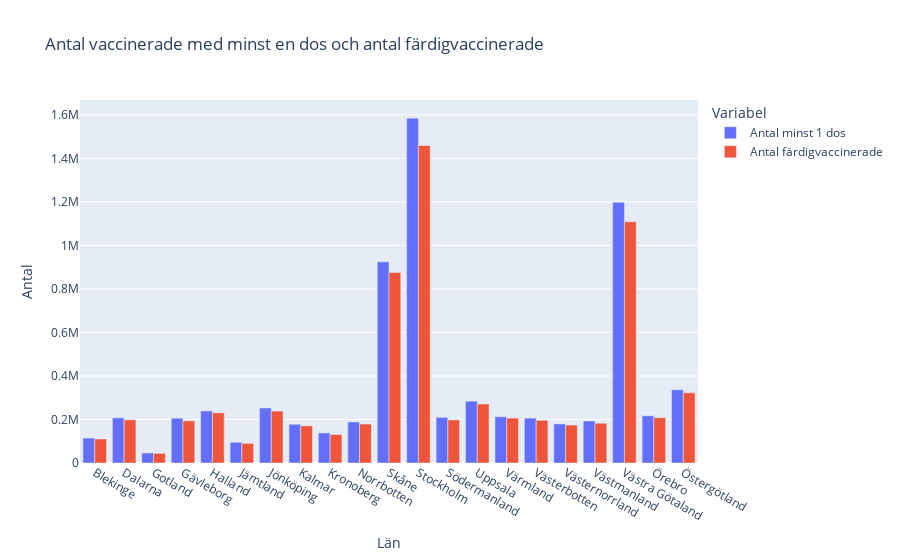

The code cell stored with this chart in its notebook:
### Markdown cell above
### f) Bar chart for number of people vaccinated with at least one dose and fully vaccinated people (one plot)

### Code cell
plot7 = create_plotly_barfig("Antal minst 1 dos", "Antal vaccinerade med minst en dos och antal färdigvaccinerade", "Antal färdigvaccinerade")
plot7.show()

### Figure 1 — Plotly figure (JSON) as saved in the notebook; plotly's stock layout.template omitted (floating-point values rounded to 4 significant figures)
{"data": [{"alignmentgroup": "True", "hovertemplate": "Variabel=Antal minst 1 dos<br>Län=%{x}<br>Antal vaccinerade=%{y}<extra></extra>", "legendgroup": "Antal minst 1 dos", "marker": {"color": "#636efa", "pattern": {"shape": ""}}, "name": "Antal minst 1 dos", "offsetgroup": "Antal minst 1 dos", "orientation": "v", "showlegend": true, "textposition": "auto", "type": "bar", "x": ["Blekinge", "Dalarna", "Gotland", "Gävleborg", "Halland", "Jämtland", "Jönköping", "Kalmar", "Kronoberg", "Norrbotten", "Skåne", "Stockholm", "Södermanland", "Uppsala", "Värmland", "Västerbotten", "Västernorrland", "Västmanland", "Västra Götaland", "Örebro", "Östergötland"], "xaxis": "x", "y": [114711, 207596, 46143, 205563, 239400, 95357, 252915, 178030, 138254, 188604, 924401, 1584895, 209702, 284138, 212359, 206223, 179601, 193000, 1198310, 216725, 336692], "yaxis": "y"}, {"alignmentgroup": "True", "hovertemplate": "Variabel=Antal färdigvaccinerade<br>Län=%{x}<br>Antal vaccinerade=%{y}<extra></extra>", "legendgroup": "Antal färdigvaccinerade", "marker": {"color": "#EF553B", "pattern": {"shape": ""}}, "name": "Antal färdigvaccinerade", "offsetgroup": "Antal färdigvaccinerade", "orientation": "v", "showlegend": true, "textposition": "auto", "type": "bar", "x": ["Blekinge", "Dalarna", "Gotland", "Gävleborg", "Halland", "Jämtland", "Jönköping", "Kalmar", "Kronoberg", "Norrbotten", "Skåne", "Stockholm", "Södermanland", "Uppsala", "Värmland", "Västerbotten", "Västernorrland", "Västmanland", "Västra Götaland", "Örebro", "Östergötland"], "xaxis": "x", "y": [110497, 198688, 44359, 193853, 230634, 90406, 238710, 170670, 130930, 179118, 875634, 1459095, 198260, 271144, 206427, 196346, 174331, 182788, 1108998, 207926, 322632], "yaxis": "y"}], "layout": {"barmode": "group", "legend": {"title": {"text": "Variabel"}, "tracegroupgap": 0}, "title": {"text": "Antal vaccinerade med minst en dos och antal färdigvaccinerade"}, "xaxis": {"anchor": "y", "domain": [0, 1], "title": {"text": "Län"}}, "yaxis": {"anchor": "x", "domain": [0, 1], "title": {"text": "Antal"}}}}
